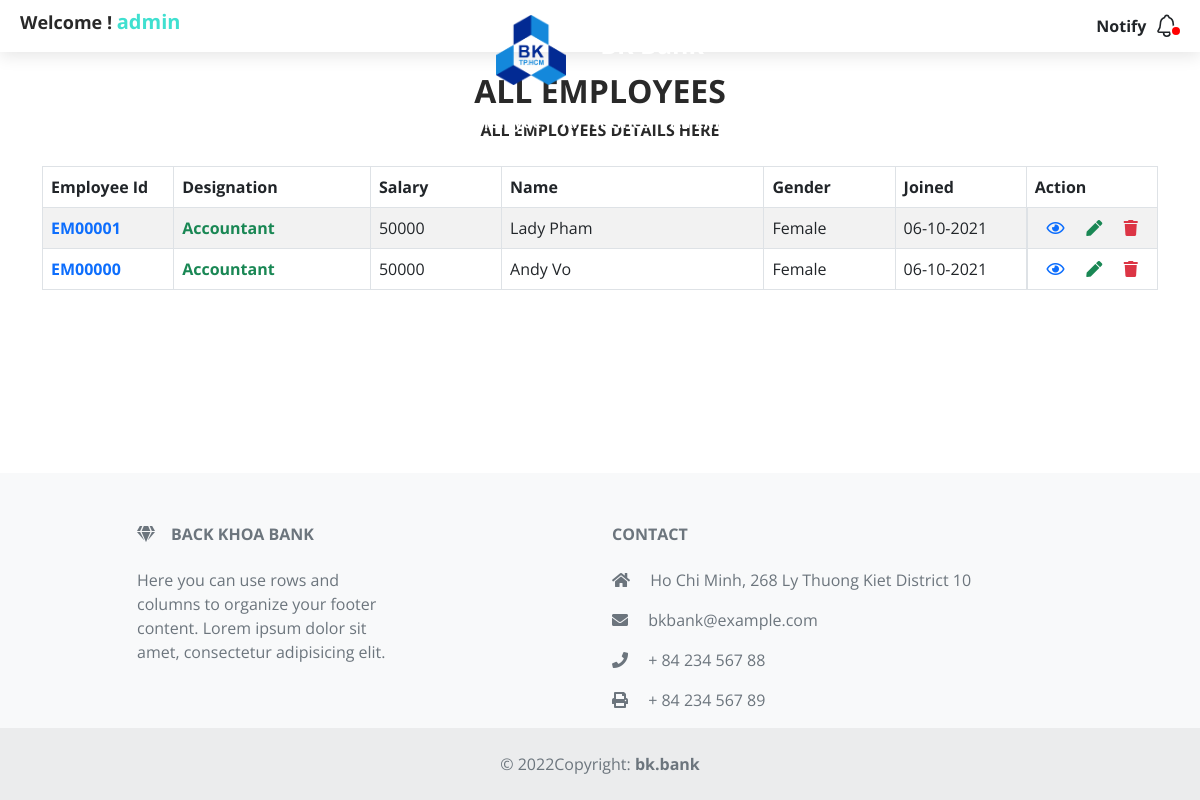
The app's page /pages/Employes_Detailes.php (signed in) with its own data.
### tables this page shows
CREATE TABLE `employe` (
        `id` int(11) NOT NULL,
        `employe_id` varchar(255) NOT NULL,
        `name` varchar(255) NOT NULL,
        `gender` varchar(255) NOT NULL,
        `email_id` varchar(255) NOT NULL,
        `birthday` date NOT NULL,
        `phone_no` varchar(15) NOT NULL,
        `district` varchar(255) NOT NULL,
        `city` varchar(255) NOT NULL,
        `designation` varchar(255) NOT NULL,
        `salary` int(50) NOT NULL,
        `join_date` timestamp NOT NULL DEFAULT current_timestamp() ON UPDATE current_timestamp()
    );

### pages/Employes_Detailes.php (the view, shortened to what this page needs)
<?php
    include '../components/Navigation__Bar.php';
        $sql = mysqli_query($con,"SELECT * FROM employe ORDER BY id DESC");
?>
        <?php include '../components/User_Name.php' ?>
        <div class="container" id="display_record">
            <div class="row text-center">
                <h2>All Employees</h2>
                <p>All Employees Details Here</p>
            </div>
            <div class="table-responsive mt-2">
                <table class="table table-striped table-hover table-bordered">
                    <thead>
                        <tr>
                            <th width="10%" scope="col">Employee Id</th>
                            <th width="15%" scope="col">Designation</th>
                            <th width="10%" scope="col">Salary</th>
                            <th width="20%" scope="col">Name</th>
                            <th width="10%" scope="col">Gender</th>
                            <th width="10%" scope="col">Joined</th>
                            <th width="10%" scope="col">Action</th>
                        </tr>
                    </thead>
                    <tbody>
                        <?php
                            while ($row = mysqli_fetch_assoc($sql)){
                        ?>
                            <tr>
                                <th scope="row" class="text-primary"><?php echo $row['employe_id']; ?></th>
                                <th scope="row" class="text-success"><?php echo  $row['designation']; ?></th>
                                <td><?php echo $row['salary']?></td>
                                <td><?php echo $row['name']?></td>
                                <td><?php echo $row['gender']?></td>
                                <td><?php
                                        $dateStr=strtotime($row['join_date']);
                                        echo date('d-m-Y',$dateStr);
                                    ?></td>
                                <td class="d-flex justify-content-around">
                                    <a href="New__Employe.php?type=n&id=<?php echo $row['id']?>&option=view"><i class="far fa-eye text-primary"></i></a>
                                    <a href="New__Employe.php?type=n&id=<?php echo $row['id']?>&option=edit"><i class="fas fa-pen text-success"></i></a>
                                    <a href="?type=n&id=<?php echo $row['employe_id']?>&option=delete"><i class="fas fa-trash text-danger"></i></a>
                                </td>
                            </tr>
                        <?php } ?>
                    </tbody>
                </table>
            </div>
        </div>
<?php
    include '../components/Footer.php';
?>

### style/style.css (style rules this page uses)
* { padding: 0; margin: 0; box-sizing: border-box; }
body { font-family: 'Open Sans', sans-serif; background-color: #FFFFFF; min-height:100vh; display:block;position:relative; }
body::after { margin-top:20px; height: 330px; content: ''; display: block; }
:root { --heading__color:#292929; --subheading__color:#007bff; --tab__bg:#377dff; --log__color:#40E0D0; --tab_nav_color:#fff; --box__shadow: 0 4px 16px rgb(0 0 0 / 10%); }
a { text-decoration: none; color: inherit; }
#display_record h2, #display_record p { color:var(--heading__color); font-weight:bold; text-transform:uppercase; }
#display_record { margin-top:20px; }

### records on screen
employe: employe "EM00001", designation "Accountant", salary "50000", name "Lady Pham", gender "Female", join_date "06-10-2021"
employe: employe "EM00000", designation "Accountant", salary "50000", name "Andy Vo", gender "Female", join_date "06-10-2021"

### other values on screen
$_SESSION['USER_NAME'] "admin"
